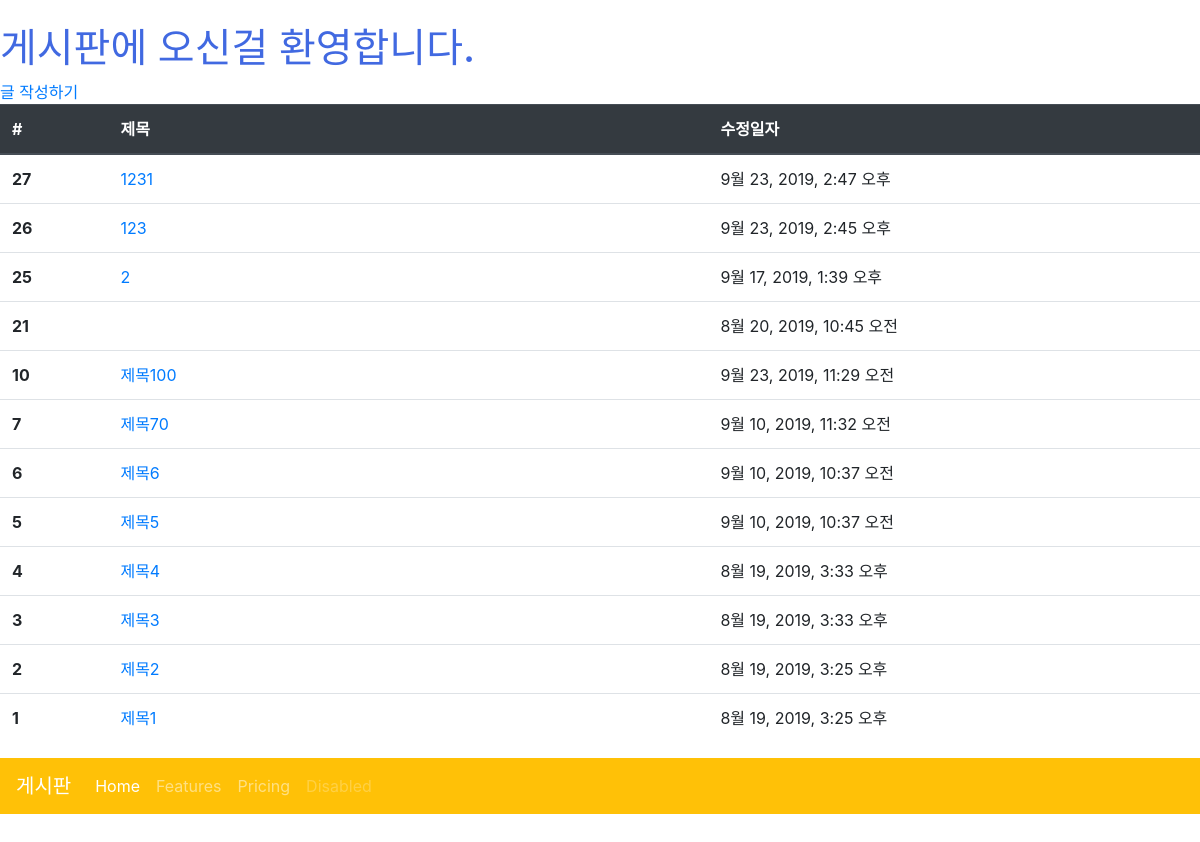
The app's page /articles/, older data.
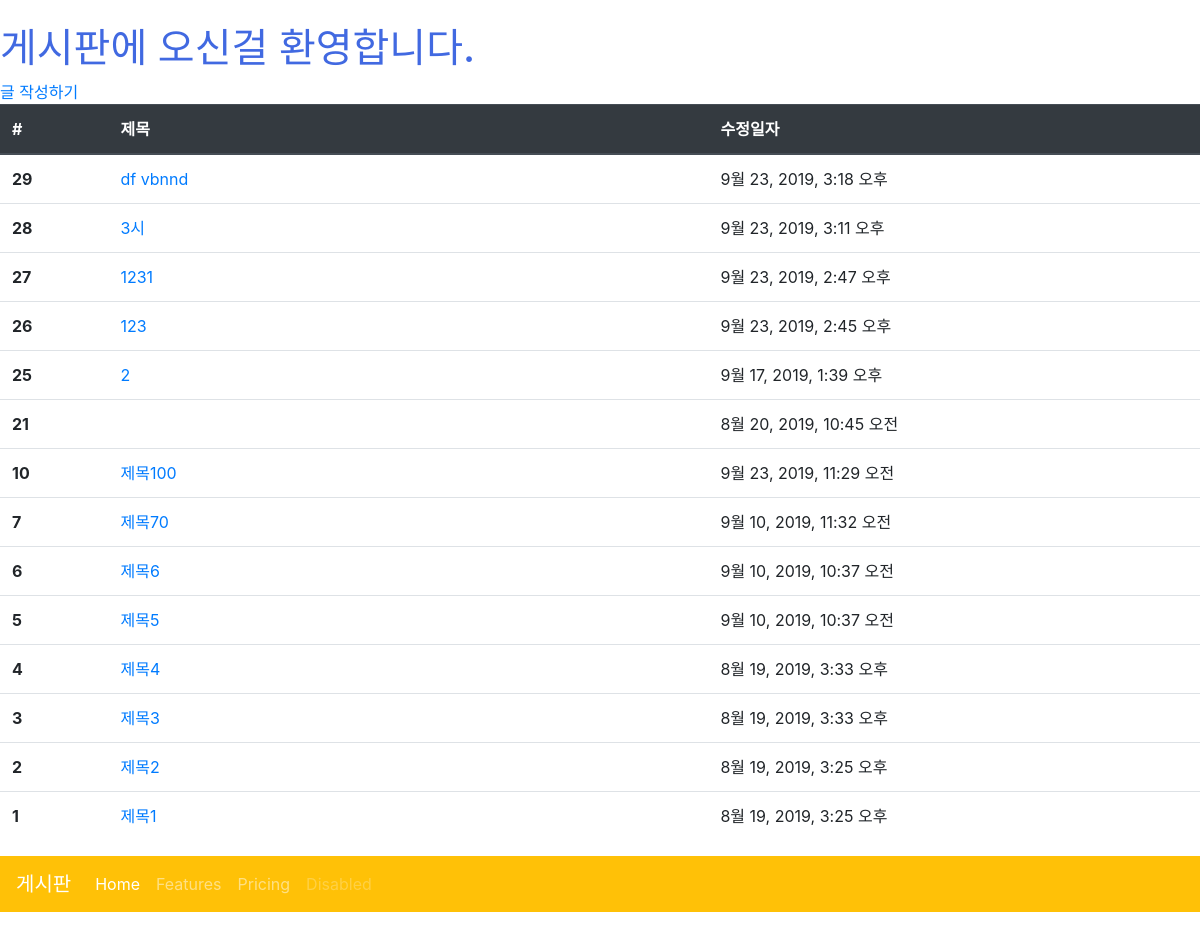
The same page, newer data.
### articles/models.py (models this page shows, shortened)
class Article(models.Model):
   title = models.CharField(max_length=10)
   content = models.TextField()
   image = models.ImageField(blank=True)
   image_thumbnail = ProcessedImageField(
       blank=True,
       processors=[ResizeToFill(300, 300)],
       format='JPEG',
       options={'quality': 80}
   )
   created_at = models.DateTimeField(auto_now_add=True)
   updated_at = models.DateTimeField(auto_now=True)

### articles/views.py (the view)
# urls.py: path('', views.index, name='index'),
@require_GET
def index(request):
    articles = Article.objects.order_by('-id')
    embed()
    context = {
        'articles': articles
    }
    return render(request, 'articles/index.html', context)

### articles/templates/articles/index.html (shortened to what this page needs)
<!DOCTYPE html>
<html lang="ko">
<head>
</head>
{% extends 'articles/base.html' %}
{% load static %}
{% block css %}
<link rel="stylesheet" href="{% static 'articles/style.css'%}">
<h1 class="title">게시판에 오신걸 환영합니다.</h1>
<a href="{% url 'articles:create' %}">글 작성하기</a>
<table class="table">
  <thead class="thead-dark">
    <tr>
      <th scope="col">#</th>
      <th scope="col">제목</th>
      <th scope="col">수정일자</th>
    </tr>
  </thead>
  <tbody>
    {% for article in articles %}
    <tr>
      <th scope="row">{{ article.id }}</th>
      <td>
        <a href="{% url 'articles:detail' article.pk %}">{{ article.title }}</a>
      </td>
      <td>{{ article.updated_at }}</td>
    </tr>
    {% endfor %}
  </tbody>
</table>
{% endblock %}

Row changes from the older to the newer data that the page shows:
added Article: id "29", title "df vbnnd", updated_at "9월 23, 2019, 3:18 오후"
added Article: id "28", title "3시", updated_at "9월 23, 2019, 3:11 오후"
